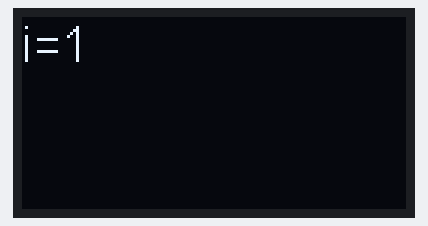
Bench run of a sketch on a simulated ESP8266 (NodeMCU). Parts: 128×64 one-colour display.

Above: at 1.1 s.
At 5.1 s:
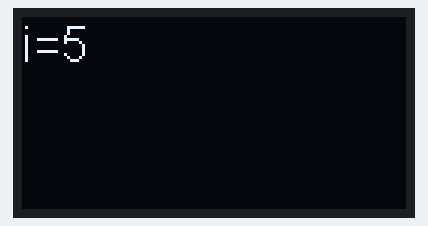
At 9.2 s:
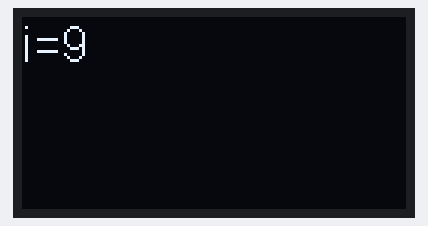
At 19.3 s:
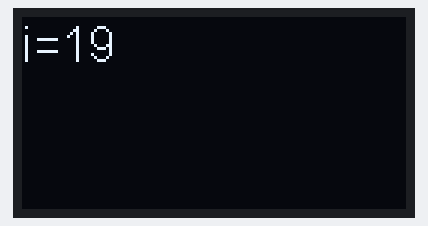
At 28.5 s:
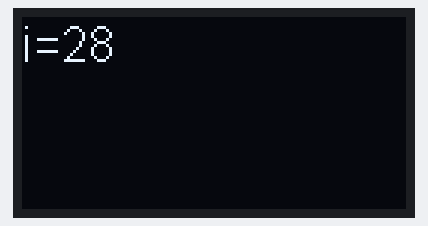
At 38.6 s:
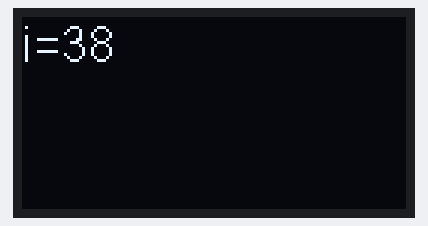

Measured:
- what the display in image 0 shows lasts 1.0 s, from 1.0 s to 2.0 s

The sketch:

OLED.ino
```cpp
#include <SSD1306.h>

#define SCLPin 21
#define SDAPin 47
SSD1306 MyOLED(0x3C,SDAPin,SCLPin);


void setup() {
MyOLED.init();
MyOLED.flipScreenVertically();
MyOLED.setFont(ArialMT_Plain_16);
MyOLED.setTextAlignment(TEXT_ALIGN_LEFT);
MyOLED.clear();

}

void loop() {
static uint8_t i=1;
MyOLED.clear();
MyOLED.drawString(0,0,"i="+String(i++));
delay(1000);
MyOLED.display();
}
```
